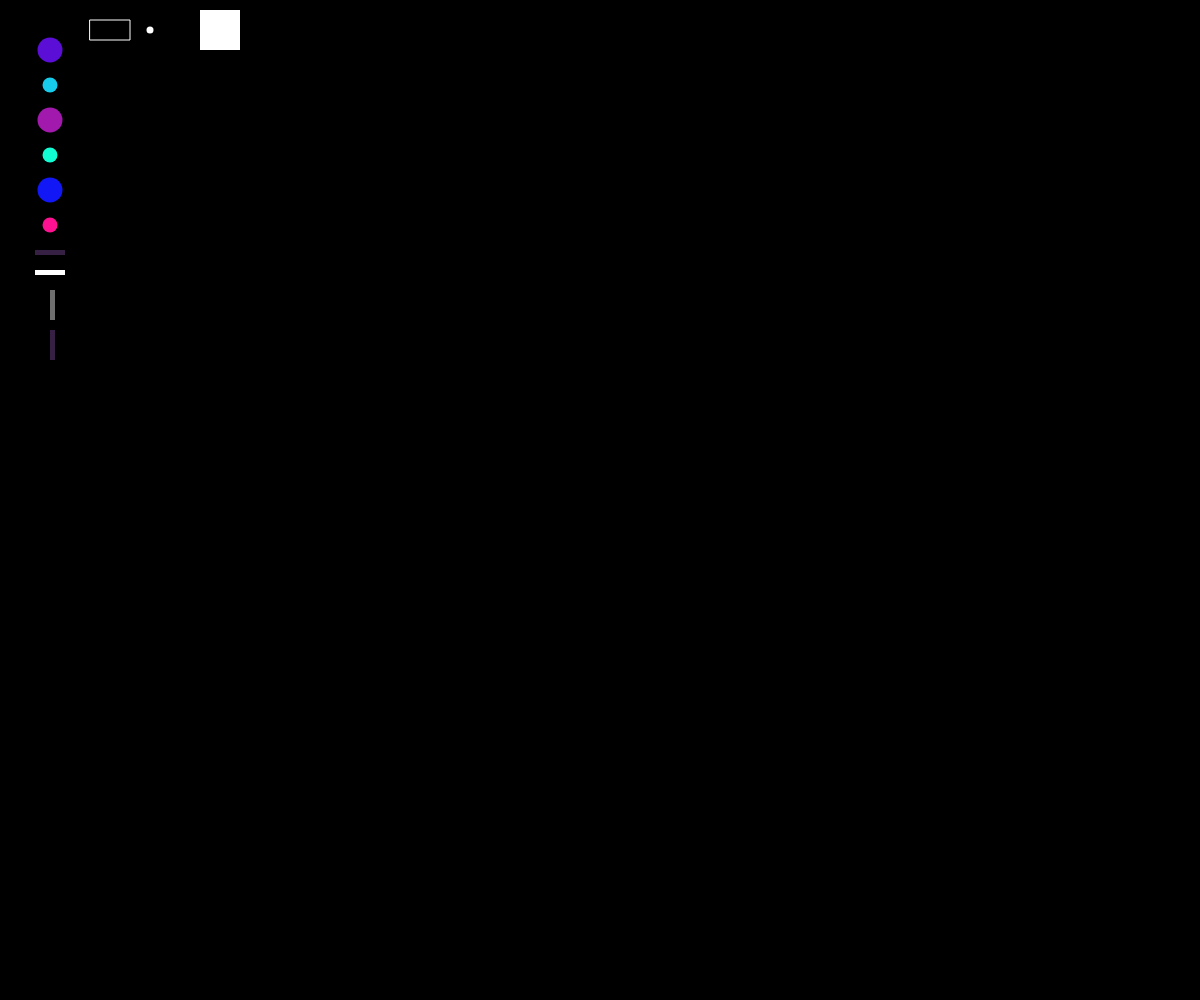
Frame 1 (no input)
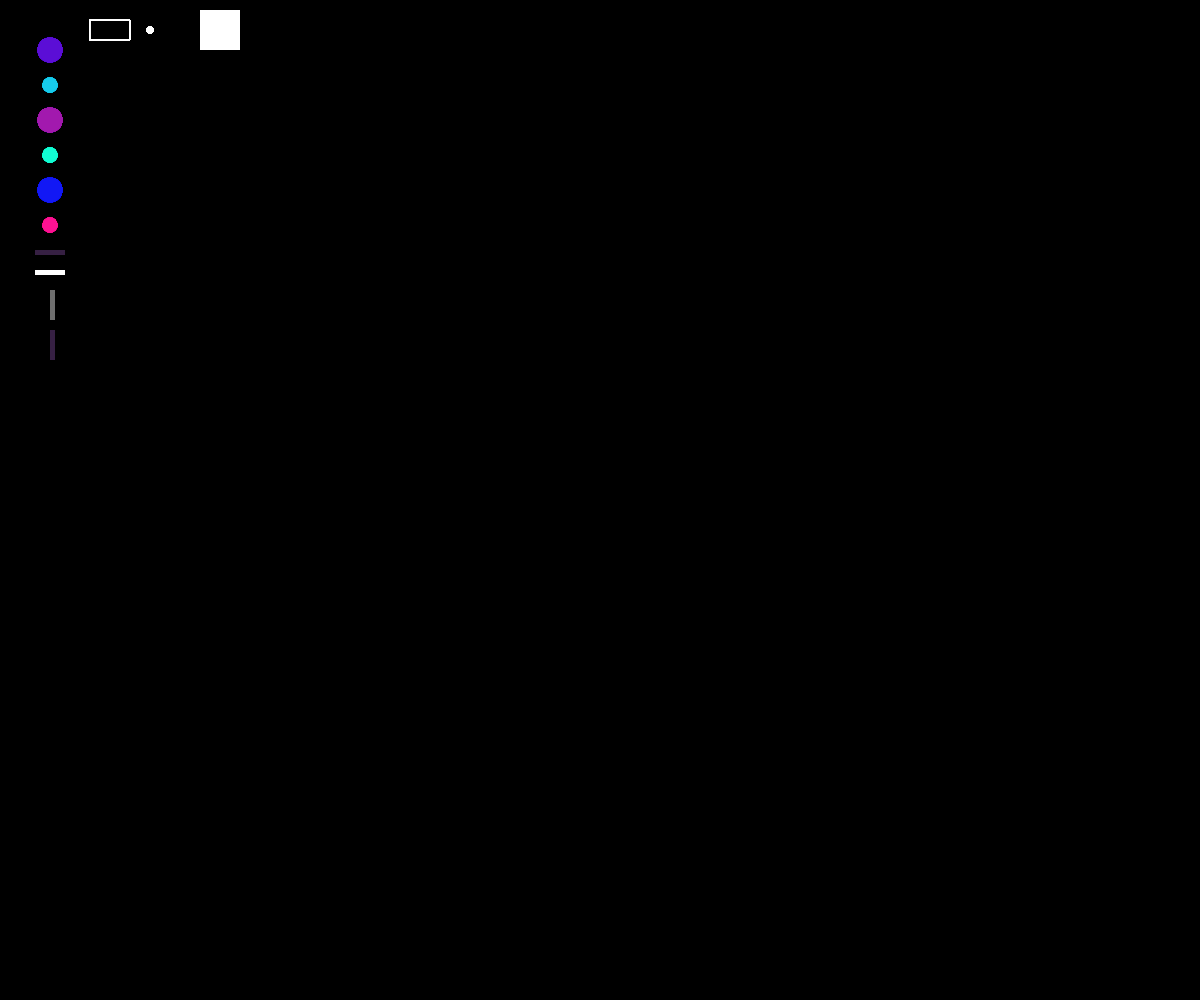
Frame 60 (no input)
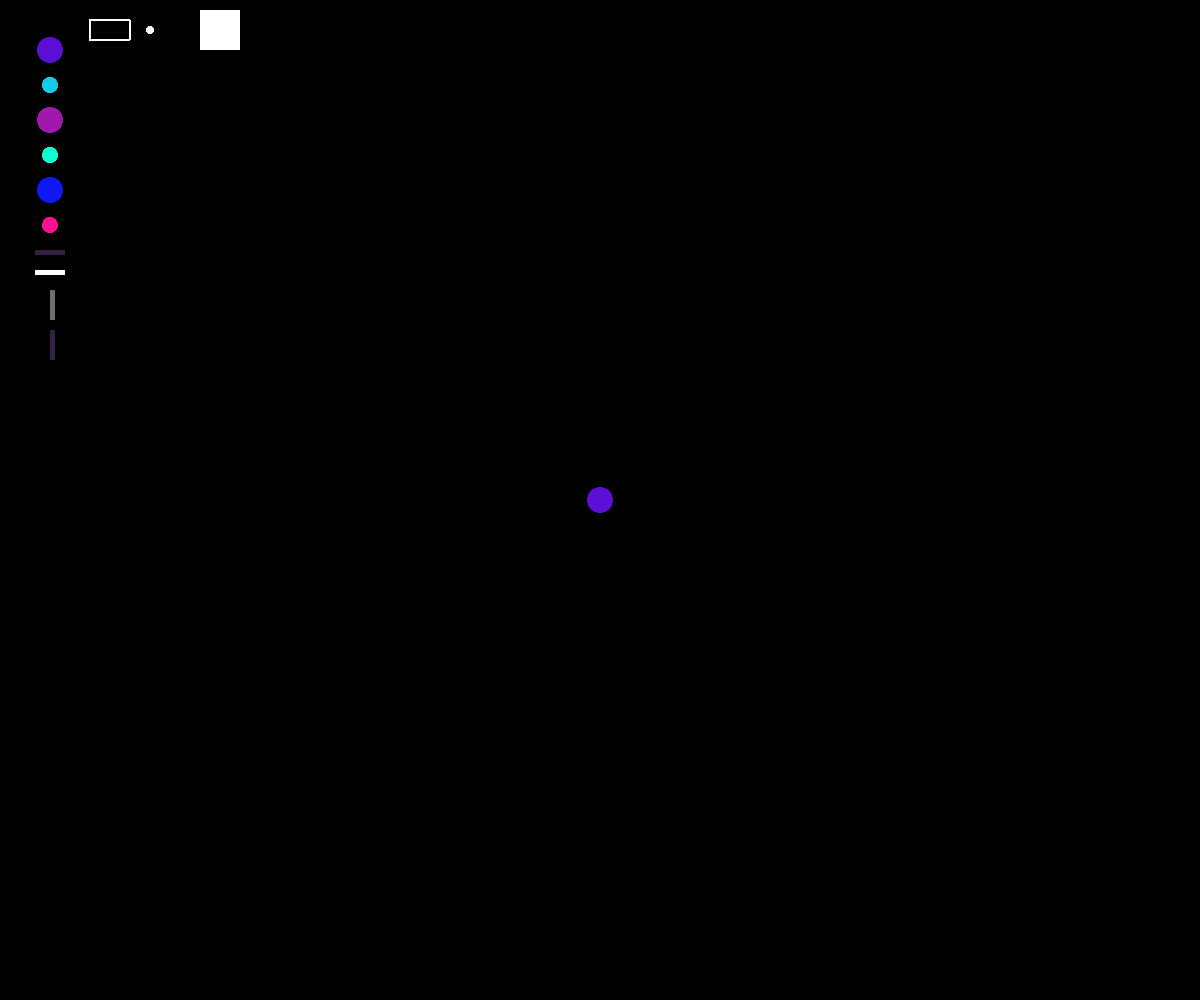
Frame 120 (the mouse pressed at the canvas centre since frame 60)

The p5.js sketch that drew these frames (run headless with seeded random() and noise() and a simulated clock; from frame 60 on, the mouse is pressed at the canvas centre):

// p5.js sketch
// ── sketch.js

//posición botones de arriba a abajo
var b1x = 50;
var b1y = 50;
var b1t = 25;

var b2x = 50;
var b2y = 85;
var b2t = 15;

var b3x = 50;
var b3y = 120;
var b3t = 25;

var b4x = 50;
var b4y = 155;
var b4t = 15;

var b5x = 50;
var b5y = 190;
var b5t = 25;

var b6x = 50;
var b6y = 225;
var b6t = 15;

var b7x = 35;
var b7y = 250;
var b7t1 = 30;
var b7t2 = 5;

var b8x = 35;
var b8y = 270;
var b8t1 = 30;
var b8t2 = 5;

// borrador 
var b9x = 90;
var b9y= 20;
var b9t1 = 40;
var b9t2 = 20;

var b10x = 50;
var b10y = 290;
var b10t1 = 5;
var b10t2 = 30;

// boton blanco pequeño 
var p1x = 150;
var p1y = 30;
var p1t = 7;

var b11x= 50;
var b11y =330;
var b11t1 = 5;
var b11t2 = 30;

//cambio de color fondo
var f1x = 200;
var f1y = 10;
var f1t = 40;

var value = 0;



var funcion = 0;
var colorSelect = 0;
 

function setup() { 
  createCanvas(windowWidth, windowHeight);
  background (0);
} 


function draw() { 
  // botones
  noStroke ();
  fill (91,14,214);
  ellipse (b1x,b1y,b1t,b1t);
  fill (23,203,235);
  ellipse (b2x,b2y,b2t,b2t);
  fill (162,25,174);
  ellipse (b3x,b3y,b3t,b3t);
  fill (18,252,211);
  ellipse (b4x,b4y,b4t,b4t);
  fill (18,24,245);
  ellipse (b5x,b5y,b5t,b5t);
  fill (252,18,145);
  ellipse (b6x,b6y,b6t,b6t);
  fill (54,32,67);
  rect (b7x,b7y,b7t1,b7t2);
  fill (255,255,255);
  rect (b8x,b8y,b8t1,b8t2);
  stroke (255);
  noFill ();
  rect (b9x,b9y,b9t1,b9t2);
  noStroke ();
  fill (111);
  rect (b10x,b10y,b10t1,b10t2);
  noStroke ();
  fill (255);
  ellipse (p1x,p1y,p1t,p1t);
  fill (54,32,67);
  rect (b11x, b11y,b11t1,b11t2);
  // cambio fondo
  fill (255);
  rect (f1x,f1y,f1t,f1t);
  
  
  
  if (mouseIsPressed){
   
    if (mouseX > f1x && mouseX < f1x + f1t && mouseY > f1y &&
        mouseY < f1y + f1t){
      colorSelect = 10;
    }
    
  
    
    if (mouseX > b1x && mouseX < b1x + b1t && mouseY > b1y &&
        mouseY < b1y + b1t){
      colorSelect= 0;
      funcion = 0;
    }  
    if (mouseX > b2x && mouseX < b2x + b2t && mouseY > b2y &&
        mouseY < b2y + b2t){
      colorSelect = 1;
      funcion = 1;
    }
    
     if (mouseX > b3x && mouseX < b3x + b3t && mouseY > b3y &&
        mouseY < b3y + b3t){
      funcion= 0;
      colorSelect = 2;
    }  
     if (mouseX > b4x && mouseX < b4x + b4t && mouseY > b4y &&
        mouseY < b4y + b4t){
      funcion =1;
      colorSelect =3;
     }  
    if (mouseX > b5x && mouseX < b5x + b5t && mouseY > b5y &&
        mouseY < b5y + b5t){
      funcion=0;
      colorSelect = 4;
    }
    if (mouseX >b6x && mouseX <b6x + b6t && mouseY > b6y &&
        mouseY < b6y + b6t){
      funcion = 1;
      colorSelect = 5;
    }
    if (mouseX >b7x && mouseX < b7x + b7t1 && mouseY > b7y &&
        mouseY < b7y + b7t2){
      funcion = 2;
      colorSelect = 6;
    }
    if (mouseX > b8x && mouseX < b8x + b8t1 && mouseY > b8y && 
        mouseY <b8y + b8t2){
      funcion = 3;
      colorSelect = 7;
    }
    // borrador 
    if (mouseX > b9x && mouseX < b9x + b9t1 && mouseY >b9y && 
        mouseY < b9y + b9t2){
      funcion = 4;
    }
      
    if (mouseX > b10x && mouseX < b10x + b10t1 && mouseY > b10y &&
        mouseY < b10y + b10t2){
      funcion = 5;
      colorSelect = 8;
    }
    if (mouseX >p1x && mouseX < p1x + p1t && mouseY >p1y &&
        mouseY < p1y + p1t){
      funcion = 6;
      colorSelecrt = 9;
    }
    if (mouseX > b11x && mouseX < b11x + b11t1 && mouseY > b11y &&
        mouseX < b11y + b11t2){
      funcion = 5;
      colorSelect = 6;
    }
    
    
    
  if (colorSelect == 0){
    noStroke ();
    fill (91,14,214);
  }
  if (colorSelect == 1){
    noStroke ();
    fill (23,203,235);
  }
  if (colorSelect == 2){
    noStroke ();
    fill (162,25,174);
  }
  if (colorSelect == 3){
    noStroke ();
    fill (18,252,211);
  }
  if (colorSelect == 4){
    noStroke ();
    fill(18,24,245);
  }
  if (colorSelect ==5){
    noStroke ();
    fill(252,18,145);
  }  
  if (colorSelect == 6){
    noStroke ();
    fill (54,32,67);
  }
  if (colorSelect ==7){
    noStroke ();
    fill (255);
  }
  if (colorSelect == 8){
    noStroke ();
    fill (111);
  }
  if (colorSelect == 9){
    noStroke ();
    fill (255);
  }
  if (colorSelect == 10){
    background(236, 14, 91);
  }
    
  if (funcion == 0){
    ellipse (mouseX, mouseY, 25, 25);
  }
  if (funcion == 1){
    ellipse (mouseX, mouseY, 15, 15);  
  }
  if (funcion == 2){
    rect (mouseX, mouseY, 30, 5);
  }
  if (funcion ==3){
    rect (mouseX, mouseY, mouseX, 5);
    }
    // funcion borrador.
  if (funcion ==4){
    background (0);
    
    noStroke ();
  fill (91,14,214);
  ellipse (b1x,b1y,b1t,b1t);
  fill (23,203,235);
  ellipse (b2x,b2y,b2t,b2t);
  fill (162,25,174);
  ellipse (b3x,b3y,b3t,b3t);
  fill (18,252,211);
  ellipse (b4x,b4y,b4t,b4t);
  fill (18,24,245);
  ellipse (b5x,b5y,b5t,b5t);
  fill (252,18,145);
  ellipse (b6x,b6y,b6t,b6t);
  fill (54,32,67);
  rect (b7x,b7y,b7t1,b7t2);
  fill (255,255,255);
  rect (b8x,b8y,b8t1,b8t2);
  stroke (255);
  noFill ();
  rect (b9x,b9y,b9t1,b9t2);
  noStroke ();
  fill (111);
  rect (b10x,b10y,b10t1,b10t2);
  noStroke ();
  fill (255);
  ellipse (p1x,p1y,p1t,p1t);
  fill (54,32,67);
  rect (b11x, b11y,b11t1,b11t2);
  } 
    
  if (funcion == 5){
    rect (mouseX, mouseY, 5, 30);
  }
    // punto blanco pequeño
 if  (funcion == 6){
   ellipse (p1x,p1y,p1t,p1t);
 }
  }
}
